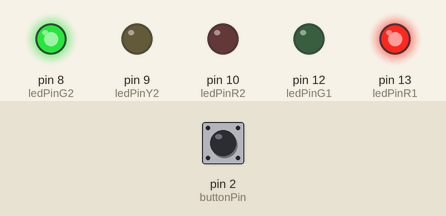
Recording of a sketch running on a simulated Arduino Uno, built with avr-gcc and run on an emulated ATmega328P. On the bench: output pins drawn as LEDs (lit = HIGH). Inputs (shaded band) come from the test bench; at power-on: pin 2 (buttonPin) HIGH.

Above: at 1.2 s.
1.3 s: pin 2 (buttonPin) pulled LOW for 0.15 s
At 4.2 s:
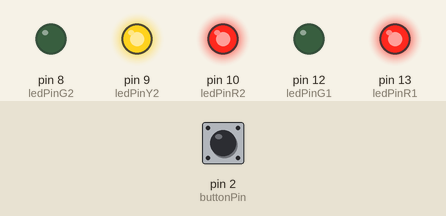
At 5.7 s:
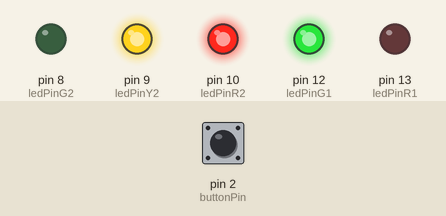
Timing chart, 0 to 14.8 s (numbered marks = the images above; inputs shaded):
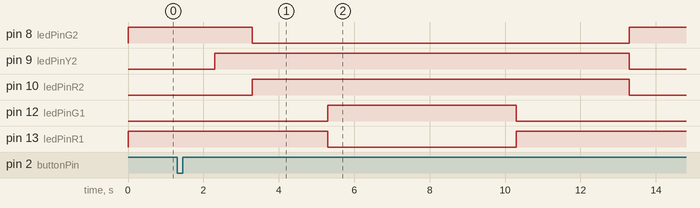

The sketch:

Trafikklys.ino
```cpp
//Global variables
const int ledPinR1 = 13;
const int ledPinG1 = 12;
const int ledPinR2 = 10;
const int ledPinY2 = 9;
const int ledPinG2 = 8;
const int buttonPin = 2;

int buttonState = 0;
int prevButtonState = HIGH;

void setup(){
  //Setting all pins to input/output
  pinMode(ledPinR1, OUTPUT);
  pinMode(ledPinG1, OUTPUT);
  pinMode(ledPinR2, OUTPUT);
  pinMode(ledPinY2, OUTPUT);
  pinMode(ledPinG2, OUTPUT);
  pinMode(buttonPin, INPUT);
}

void loop(){
  //Setting initials: green light for cars, read for walkers
    digitalWrite(ledPinG2, HIGH);
    digitalWrite(ledPinR1, HIGH);
    digitalWrite(ledPinG1, LOW);
    digitalWrite(ledPinR2, LOW);
    digitalWrite(ledPinY2, LOW);

  //Checking if button is pushed
  buttonState = digitalRead(buttonPin);
//Check if button is pressed == LOW
  if ((buttonState == LOW) && (prevButtonState == HIGH)) {
    delay(1000);
    digitalWrite(ledPinR2, LOW);        //STATE 4
    digitalWrite(ledPinY2, HIGH);       //yellow light for cars
    delay(1000);
    digitalWrite(ledPinG2, LOW);        //STATE 1
    digitalWrite(ledPinR2, HIGH);       //red light for cars
    delay(2000);
    digitalWrite(ledPinR1, LOW);
    digitalWrite(ledPinG1, HIGH);       //green light for walkers
    delay(5000);
    digitalWrite(ledPinG1, LOW);
    digitalWrite(ledPinR1, HIGH);       //red light for walkers
    delay(2000);
    digitalWrite(ledPinR2, HIGH);       //STATE 2
    digitalWrite(ledPinY2, HIGH);       //yellow and red for cars
    delay(1000);
    digitalWrite(ledPinR2, LOW);        //STATE 3
    digitalWrite(ledPinY2, LOW);
    digitalWrite(ledPinG2, HIGH);       //green light for cars
  }
  else {
    digitalWrite(ledPinG1, LOW); // turns green LED off
  }
  prevButtonState = buttonState; //sets previous button state

}
```

Measured:
- after the input at 1.3 s, pin 8 (ledPinG2): HIGH → LOW after 2.0 s, → HIGH 10.0 s later; pin 9 (ledPinY2): LOW → HIGH after 1.0 s, → LOW 11.0 s later; pin 10 (ledPinR2): LOW → HIGH after 2.0 s, → LOW 10.0 s later; pin 12 (ledPinG1): LOW → HIGH after 4.0 s, → LOW 5.0 s later; pin 13 (ledPinR1): HIGH → LOW after 4.0 s, → HIGH 5.0 s later
